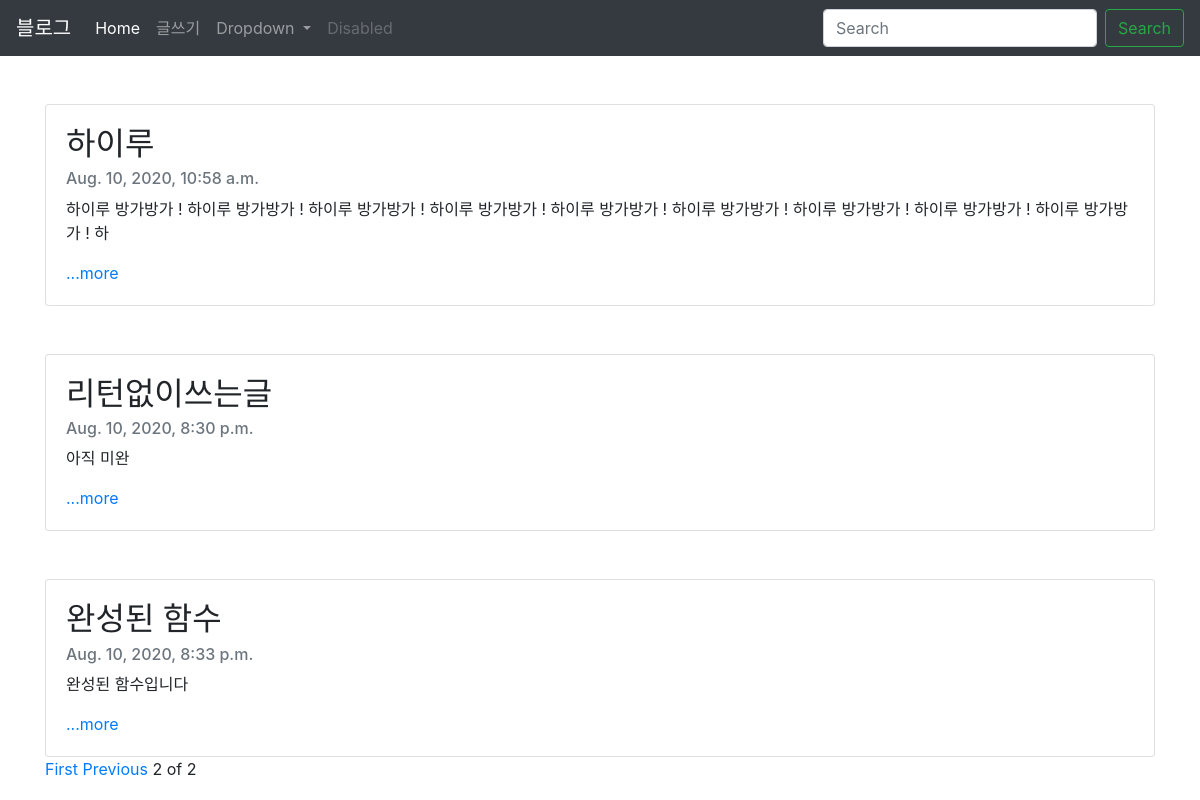
The app's page /?page=3, older data.
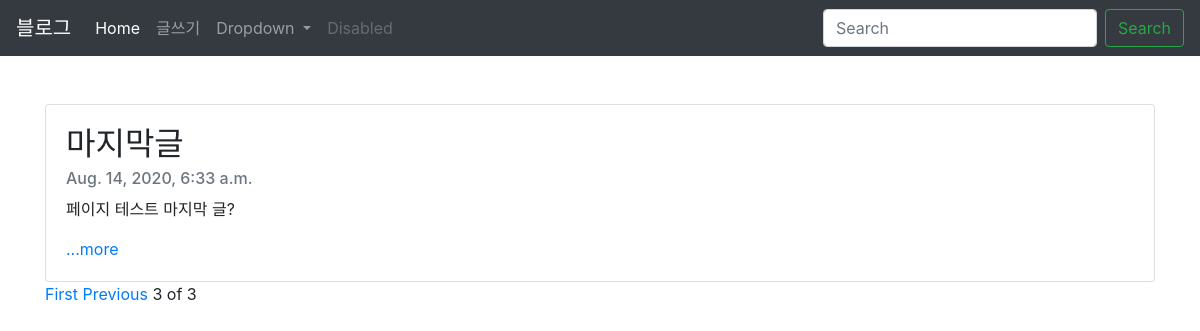
The same page, newer data.
### blogapp/models.py (models this page shows, shortened)
class Blog(models.Model):
    title = models.CharField(max_length=200)
    date = models.DateTimeField('date published')
    body = models.TextField()
    def summary(self):
        return self.body[:100]

### blogapp/views.py (the view)
# urls.py: path('', blogapp.views.home, name="home"),
def home(request):
    blogs = Blog.objects
    blog_list = Blog.objects.all()
    paginator = Paginator(blog_list, 3)
    page = request.GET.get('page')
    posts = paginator.get_page(page)
    return render(request, 'home.html', {'blogs':blogs, 'posts':posts})

### blogapp/templates/home.html (shortened to what this page needs)
{% extends 'base.html' %}
{% block contents %}
<body>
{%for blog in posts%}
    <br><br>
    <div class="container">
        <div class="card">
            <div class="card-body">
              <h2 class="card-title">{{blog.title}}</h2>
              <h6 class="card-subtitle mb-2 text-muted">{{blog.date}}</h6>
              <p class="card-text">{{blog.summary}}</p>
              <a href="{%url 'detail' blog.id%}" class="card-link">...more</a>
            </div>
          </div>
    </div>
{%endfor%}
<div class="container">
  {%if posts.has_previous%}
  <a href="?page=1">First</a>
  <a href="?page={{posts.previous_page_number}}">Previous</a>
  {%endif%}
  <span>{{posts.number}}</span>
  <span>of</span>
  <span>{{posts.paginator.num_pages}}</span>
</div>
</body>
{% endblock %}

### blogproject/templates/base.html (shortened to what this page needs)
<head>
    <link rel="stylesheet" href="https://stackpath.bootstrapcdn.com/bootstrap/4.5.2/css/bootstrap.min.css">
</head>
<body>
    <nav class="navbar navbar-expand-lg navbar-dark bg-dark">
        <a class="navbar-brand" href="#">블로그</a>
        <div class="collapse navbar-collapse" id="navbarSupportedContent">
          <ul class="navbar-nav mr-auto">
            <li class="nav-item active">
              <a class="nav-link" href="{%url 'home'%}">Home <span class="sr-only">(current)</span></a>
            </li>
            <li class="nav-item">
              <a class="nav-link" href="{%url 'new'%}">글쓰기</a>
            </li>
            <li class="nav-item dropdown">
              <a class="nav-link dropdown-toggle" href="#" id="navbarDropdown" role="button" data-toggle="dropdown" aria-haspopup="true" aria-expanded="false">
                Dropdown
              </a>
            </li>
            <li class="nav-item">
              <a class="nav-link disabled" href="#" tabindex="-1" aria-disabled="true">Disabled</a>
            </li>
          </ul>
          <form class="form-inline my-2 my-lg-0">
            <input class="form-control mr-sm-2" type="search" placeholder="Search" aria-label="Search">
            <button class="btn btn-outline-success my-2 my-sm-0" type="submit">Search</button>
          </form>
        </div>
      </nav>
</body>
{% block contents %}
{% endblock %}

Row changes from the older to the newer data that the page shows:
no longer on this page (row unchanged): Blog: title "하이루", date "Aug. 10, 2020, 10:58 a.m.", summary "하이루 방가방가 ! 하이루 방가방가 ! 하이루 방가방가 ! 하이루 방가방가 ! 하이루 방가방가 ! 하이루 방가방가 ! 하이루 방가방가 ! 하이루 방가방가 ! 하이루 방가방가 ! 하"
no longer on this page (row unchanged): Blog: title "리턴없이쓰는글", date "Aug. 10, 2020, 8:30 p.m.", summary "아직 미완"
no longer on this page (row unchanged): Blog: title "완성된 함수", date "Aug. 10, 2020, 8:33 p.m.", summary "완성된 함수입니다"
added Blog: title "마지막글", date "Aug. 14, 2020, 6:33 a.m.", summary "페이지 테스트 마지막 글?"
Text that changed along with them:
{{ posts.number }}: "2" → "3"
{{ posts.paginator.num_pages }}: "2" → "3"
